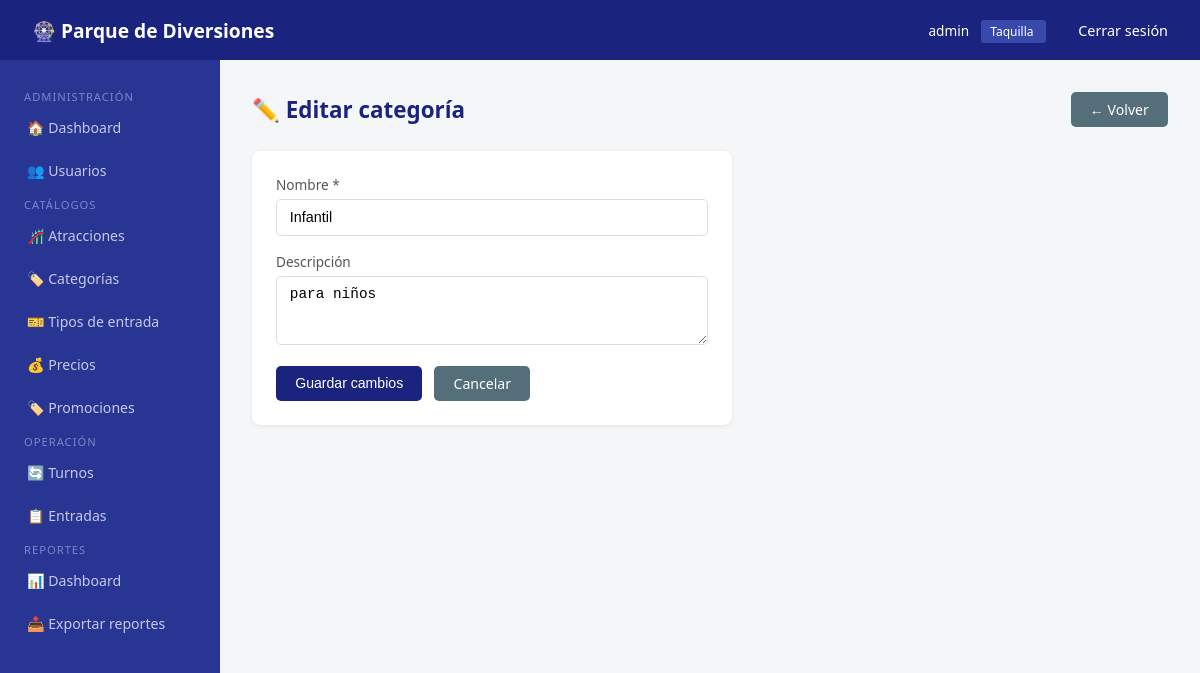
/atracciones/categorias/editar/1/ (signed in), run on the app's committed database.
### usuarios/models.py (models this page shows, shortened)
class UsuarioInterno(AbstractUser):
    rol = models.CharField(max_length=30, choices=ROL_CHOICES, default='taquilla')
    activo = models.BooleanField(default=True)
    fecha_creacion = models.DateTimeField(auto_now_add=True)

### atracciones/models.py (models this page shows, shortened)
class CategoriaAtraccion(models.Model):
    nombre = models.CharField(max_length=100)
    descripcion = models.TextField(blank=True)
    class Meta:
        verbose_name = 'Categoría'
        verbose_name_plural = 'Categorías'

### atracciones/views.py (the view)
# urls.py: path('categorias/editar/<int:pk>/', views.editar_categoria,  name='editar_categoria'),
@login_requerido
@rol_requerido('administrador')
def editar_categoria(request, pk):
    categoria = get_object_or_404(CategoriaAtraccion, pk=pk)
    if request.method == 'POST':
        categoria.nombre = request.POST.get('nombre', categoria.nombre).strip()
        categoria.descripcion = request.POST.get('descripcion', '')
        categoria.save()
        messages.success(request, 'Categoría actualizada.')
        return redirect('atracciones:categorias')
    return render(request, 'atracciones/form_categoria.html', {'object': categoria})

### usuarios/decoradores.py (called while the page is built)
def rol_requerido(*roles):
    def decorator(view_func):
        @wraps(view_func)
        def wrapper(request, *args, **kwargs):
            if not request.user.is_authenticated:
                return redirect('usuarios:login')
            if request.user.is_superuser:
                return view_func(request, *args, **kwargs)
            if request.user.rol not in roles:
                messages.error(request, 'No tienes permiso para acceder a esta sección.')
                return redirect('usuarios:dashboard')
            return view_func(request, *args, **kwargs)
        return wrapper
    return decorator

def login_requerido(view_func):
    @wraps(view_func)
    def wrapper(request, *args, **kwargs):
        if not request.user.is_authenticated:
            return redirect('usuarios:login')
        return view_func(request, *args, **kwargs)
    return wrapper

### templates/atracciones/form_categoria.html (shortened to what this page needs)
{% extends 'base/base.html' %}
{% block content %}
<div class="page-header">
    <h1>{% if object %}✏️ Editar categoría{% else %}➕ Nueva categoría{% endif %}</h1>
    <a href="{% url 'atracciones:categorias' %}" class="btn btn-secondary">← Volver</a>
</div>
<div class="card" style="max-width:480px;">
    <form method="post">
        <div class="form-group">
            <label>Nombre *</label>
            <input type="text" name="nombre"
                   value="{{ object.nombre|default:'' }}" required
                   placeholder="Ej: Extrema, Familiar, Infantil, Acuática">
        </div>
        <div class="form-group">
            <label>Descripción</label>
            <textarea name="descripcion" rows="3"
                      placeholder="Descripción opcional de la categoría">{{ object.descripcion|default:'' }}</textarea>
        </div>
        <div style="display:flex; gap:0.75rem;">
            <button type="submit" class="btn btn-primary">
                {% if object %}Guardar cambios{% else %}Crear categoría{% endif %}
            </button>
            <a href="{% url 'atracciones:categorias' %}" class="btn btn-secondary">Cancelar</a>
        </div>
    </form>
</div>
{% endblock %}

### templates/base/base.html (shortened to what this page needs)
<!DOCTYPE html>
<html lang="es">
<head>
</head>
<body>
<nav class="navbar">
    <span class="brand">🎡 Parque de Diversiones</span>
    <div>
        {% if user.is_authenticated %}
            <span style="font-size:0.85rem; margin-right:0.5rem;">
                {{ user.get_full_name|default:user.username }}
            </span>
            <span style="background:#3949ab; padding:0.2rem 0.6rem; border-radius:3px; font-size:0.75rem; margin-right:1rem;">
                {{ user.get_rol_display }}
            </span>
            <a href="{% url 'usuarios:logout' %}">Cerrar sesión</a>
        {% endif %}
    </div>
</nav>
{% if user.is_authenticated %}
<div class="sidebar">
    {% if user.rol == 'administrador' or user.is_superuser %}
        <span class="section-title">Administración</span>
        <a href="{% url 'usuarios:dashboard' %}">🏠 Dashboard</a>
        <a href="{% url 'usuarios:lista_usuarios' %}">👥 Usuarios</a>
        <span class="section-title">Catálogos</span>
        <a href="{% url 'atracciones:lista' %}">🎢 Atracciones</a>
        <a href="{% url 'atracciones:categorias' %}">🏷️ Categorías</a>
        <a href="{% url 'entradas:tipos' %}">🎫 Tipos de entrada</a>
        <a href="{% url 'entradas:precios' %}">💰 Precios</a>
        <a href="{% url 'entradas:promociones' %}">🏷️ Promociones</a>
        <span class="section-title">Operación</span>
        <a href="{% url 'turnos:panel_admin' %}">🔄 Turnos</a>
        <a href="{% url 'entradas:lista_entradas' %}">📋 Entradas</a>
        <span class="section-title">Reportes</span>
        <a href="{% url 'reportes:dashboard' %}">📊 Dashboard</a>
        <a href="{% url 'reportes:dashboard' %}">📥 Exportar reportes</a>
    {% elif user.rol == 'taquilla' %}
        <span class="section-title">Taquilla</span>
        <a href="{% url 'usuarios:dashboard' %}">🏠 Dashboard</a>
        <a href="{% url 'entradas:vender' %}">🎫 Vender entrada</a>
        <a href="{% url 'entradas:validar' %}">✅ Validar entrada</a>
        <a href="{% url 'entradas:lista_entradas' %}">📋 Entradas del día</a>
    {% elif user.rol == 'operador_atraccion' %}
        <span class="section-title">Mi atracción</span>
        <a href="{% url 'usuarios:dashboard' %}">🏠 Dashboard</a>
        <a href="{% url 'turnos:panel_operador' %}">🎡 Panel de turnos</a>
        <a href="{% url 'atracciones:lista' %}">⚙️ Atracciones</a>
    {% elif user.rol == 'operador_alimentos' %}
        <span class="section-title">Alimentos</span>
        <a href="{% url 'usuarios:dashboard' %}">🏠 Dashboard</a>
    {% elif user.rol == 'soporte' %}
        <span class="section-title">Soporte</span>
        <a href="{% url 'usuarios:dashboard' %}">🏠 Dashboard</a>
        <a href="{% url 'usuarios:buscar_visitante' %}">🔍 Buscar visitante</a>
    {% endif %}
</div>
{% endif %}
<div class="main-content {% if not user.is_authenticated %}full{% endif %}">
    {% block content %}{% endblock %}
</div>
</body>
</html>

### templates/base/base.html (style rules this page uses)
* { margin: 0; padding: 0; box-sizing: border-box; }
body { font-family: 'Segoe UI', sans-serif; background: #f4f6f8; color: #333; }
.navbar { background: #1a237e; color: white; padding: 1rem 2rem; display: flex; justify-content: space-between; align-items: center; position: fixed; top: 0; left: 0; right: 0; z-index: 100; height: 60px; }
.navbar .brand { font-size: 1.2rem; font-weight: bold; }
.navbar a { color: white; text-decoration: none; margin-left: 1rem; font-size: 0.9rem; }
.sidebar { width: 220px; background: #283593; min-height: calc(100vh - 60px); position: fixed; top: 60px; left: 0; padding: 1.5rem 0; overflow-y: auto; }
.sidebar a { display: block; color: #c5cae9; text-decoration: none; padding: 0.75rem 1.5rem; font-size: 0.88rem; border-left: 3px solid transparent; transition: all 0.2s; }
.sidebar .section-title { color: #7986cb; font-size: 0.7rem; text-transform: uppercase; padding: 1rem 1.5rem 0.3rem; letter-spacing: 1px; }
.main-content { margin-left: 220px; padding: 2rem; margin-top: 60px; min-height: calc(100vh - 60px); }
.card { background: white; border-radius: 8px; padding: 1.5rem; margin-bottom: 1.5rem; box-shadow: 0 1px 4px rgba(0,0,0,0.08); }
.btn { display: inline-block; padding: 0.5rem 1.2rem; border-radius: 5px; border: none; cursor: pointer; font-size: 0.88rem; text-decoration: none; transition: opacity 0.2s; }
.btn-primary { background: #1a237e; color: white; }
.btn-secondary { background: #546e7a; color: white; }
.form-group { margin-bottom: 1rem; }
.form-group label { display: block; margin-bottom: 0.3rem; font-size: 0.85rem; color: #555; font-weight: 500; }
.form-group input, .form-group select, .form-group textarea { width: 100%; padding: 0.6rem 0.8rem; border: 1px solid #ddd; border-radius: 5px; font-size: 0.9rem; }
.page-header { display: flex; justify-content: space-between; align-items: center; margin-bottom: 1.5rem; }
.page-header h1 { font-size: 1.4rem; color: #1a237e; }

### data on the page
UsuarioInterno: get_full_name "admin", rol "Taquilla"
CategoriaAtraccion: nombre "Infantil", descripcion "para niños"
